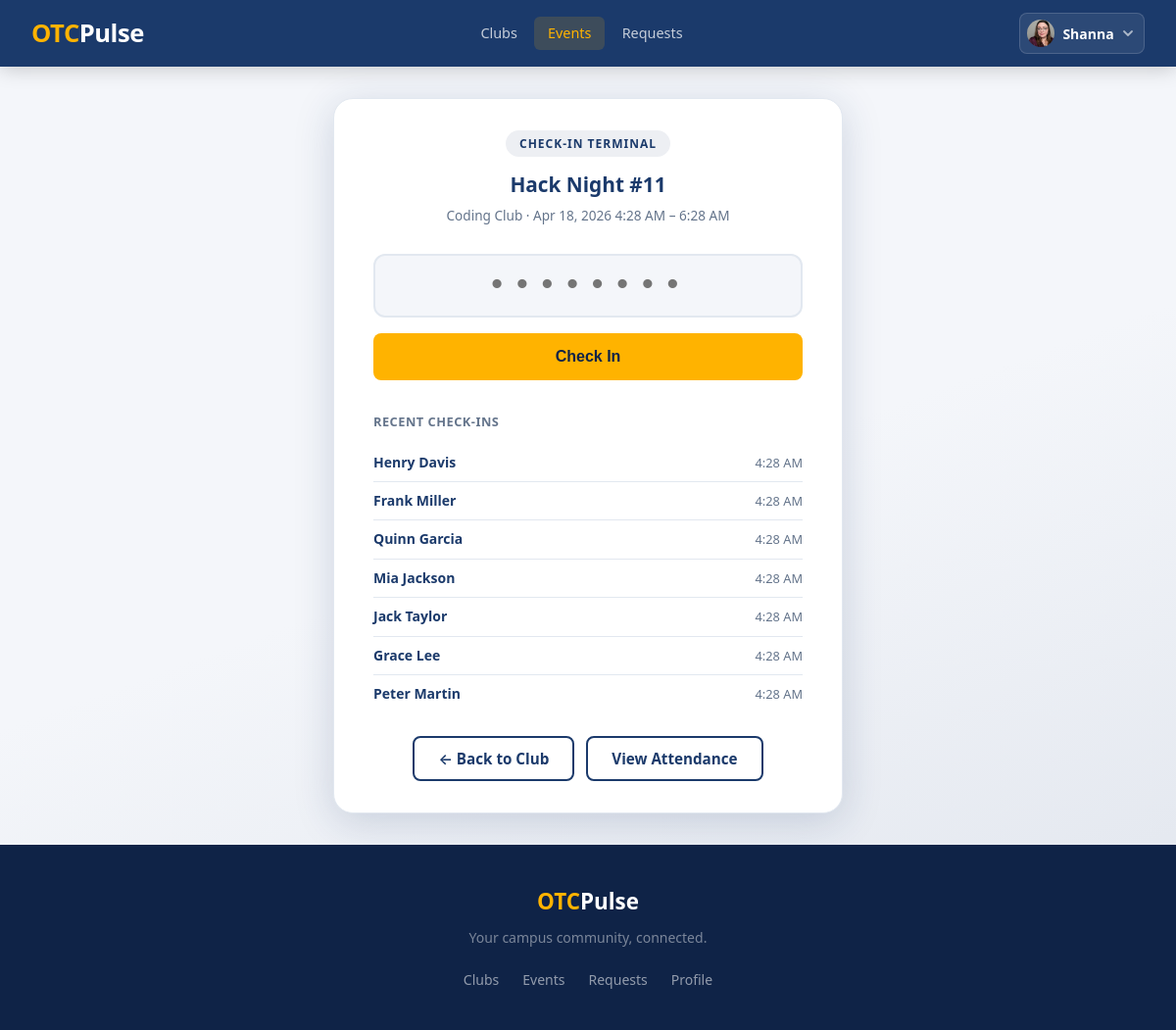
The page /clubs/events/18/terminal/ (signed in) on the database its author committed.
### account/models.py (models this page shows, shortened)
class Profile(models.Model):
    user = models.OneToOneField(
        settings.AUTH_USER_MODEL,
        on_delete=models.CASCADE
    )
    otc_email = models.EmailField(
        unique=True,
        validators=[validate_otc_email]
    )
    points = models.IntegerField(default=0)
    class Role(models.TextChoices):
        ADMIN = 'ADMIN','Student Engagement'
        ADVISOR = 'ADVISOR','Faculty Advisor'
        LEAD = 'LEAD','Club Officer'
        STUDENT = 'STUDENT','Student'
    role = models.CharField(
        max_length=10,
        choices=Role.choices,
        default=Role.STUDENT,
    )
    image = models.ImageField(upload_to='profile_images/', null=True, blank=True)
    checkin_token = models.UUIDField(default=uuid.uuid4, unique=True, editable=False)
    short_code = models.CharField(max_length=8, unique=True, blank=True)

### clubhouse/models.py (models this page shows, shortened)
class Event(models.Model):
    class Status(models.TextChoices):
        DRAFT = 'DRAFT', 'Draft'
        SUBMITTED = 'SUBMITTED', 'Submitted'
        APPROVED = 'APPROVED', 'Approved'
        PUBLISHED = 'PUBLISHED', 'Published'
    title = models.CharField(max_length=50)
    status = models.CharField(max_length=10, choices=Status.choices, default=Status.DRAFT)
    start_time = models.DateTimeField()
    end_time = models.DateTimeField()
    club = models.ForeignKey(
        Club,
        related_name='events',
        on_delete=models.CASCADE,
    )
    location = models.ForeignKey(
        Location,
        related_name='events',
        on_delete=models.SET_NULL,
        null=True,
        blank=True,
    )
    token = models.UUIDField(default=uuid.uuid4, unique=True, editable=False)
    point_value=models.IntegerField(default=10)

class Club(models.Model):
    name = models.CharField(max_length=50)
    advisors = models.ManyToManyField(
        Profile,
        related_name='faculty_advisor',
        blank=True,
    )
    officers = models.ManyToManyField(
        Profile,
        related_name='club_officer',
        blank=True,
    )
    description = models.TextField()
    members = models.ManyToManyField(
        Profile,
        related_name ='club_member',
        blank=True,
    )
    slug = models.SlugField(max_length=60, unique=True, blank=True)
    emoji = models.CharField(max_length=10, blank=True, default='🏛️')
    image = models.ImageField(upload_to='club_images/', null=True, blank=True)
    officer_applicants = models.ManyToManyField(
        Profile,
        related_name='officer_applications',
        blank=True,
    )
    approved = models.BooleanField(default=False)
    denied = models.BooleanField(default=False)
    pending_advisor_name = models.CharField(max_length=100, blank=True, default='')
    pending_advisor_email = models.EmailField(blank=True, default='')

class Attendance(models.Model):
    event = models.ForeignKey(Event, on_delete=models.CASCADE, related_name='attendees')
    user = models.ForeignKey(settings.AUTH_USER_MODEL, on_delete=models.CASCADE)
    checked_in_at = models.DateTimeField(auto_now_add=True)
    class Meta:
        unique_together = ('event', 'user')

### clubhouse/views.py (the view, shortened to what this page needs)
# urls.py: path('events/<int:pk>/terminal/', views.event_checkin_terminal, name='event_checkin_terminal'),
@login_required
def event_checkin_terminal(request, pk):
    from account.models import Profile
    from django.db.models import F
    event = get_object_or_404(Event, pk=pk)
    if not _can_edit_club(request.user.profile, event.club):
        raise PermissionDenied
    result = None
    student_name = None
    recent = event.attendees.select_related('user').order_by('-checked_in_at')[:10]
    return render(request, 'clubhouse/event_checkin_terminal.html', {
        'event': event,
        'result': result,
        'student_name': student_name,
        'recent': recent,
        'section': 'clubhouse',
    })

### clubhouse/views.py (called while the page is built)
def _can_edit_club(profile, club):
    return (
        club.officers.filter(pk=profile.pk).exists() or
        club.advisors.filter(pk=profile.pk).exists() or
        profile.role == profile.Role.ADMIN
    )

### clubhouse/templates/clubhouse/event_checkin_terminal.html (shortened to what this page needs)
{% extends 'base.html' %}
{% block content %}
<div class="terminal-page">
    <div class="terminal-card">
        <span class="terminal-badge">Check-in Terminal</span>
        <p class="terminal-event-name">{{ event.title }}</p>
        <p class="terminal-event-meta">
            {{ event.club.name }} &middot; {{ event.start_time|date:"M j, Y g:i A" }} – {{ event.end_time|date:"g:i A" }}
        </p>
        <form method="post" id="checkin-form">
            <input
                type="text"
                name="code"
                id="code-input"
                class="terminal-input"
                maxlength="8"
                placeholder="••••••••"
                autofocus
                autocomplete="off"
                autocorrect="off"
                spellcheck="false"
            >
            <button type="submit" class="btn btn-primary terminal-submit">
                Check In
            </button>
        </form>
        {% if recent %}
        <div class="recent-list">
            <h3>Recent check-ins</h3>
            {% for entry in recent %}
            <div class="recent-row">
                <span class="recent-name">{{ entry.user.get_full_name }}</span>
                <span class="recent-time">{{ entry.checked_in_at|date:"g:i A" }}</span>
            </div>
            {% endfor %}
        </div>
        {% endif %}
        <div class="terminal-actions">
            <a href="{% url 'clubhouse:club_detail' event.club.slug %}" class="btn btn-secondary">← Back to Club</a>
            <a href="{% url 'clubhouse:event_attendance' event.pk %}" class="btn btn-secondary">View Attendance</a>
        </div>
    </div>
</div>
{% endblock %}

### templates/base.html (shortened to what this page needs)
<!DOCTYPE html>
<html lang="en">
<head>
    {% load static %}
    <link rel="stylesheet" href="{% static 'css/main.css' %}">
</head>
<body>
    <header class="site-header">
        <nav class="nav-container">
            <a href="/" class="nav-brand">
                <span class="brand-otc">OTC</span><span class="brand-engage">Pulse</span>
            </a>
            {% if user.is_authenticated %}
            <div class="nav-main-links">
                <a href="{% url 'clubhouse:club_list' %}"  class="nav-link {% if request.resolver_match.app_name == 'clubhouse' and 'club' in request.resolver_match.url_name %}nav-link-active{% endif %}">Clubs</a>
                <a href="{% url 'clubhouse:event_list' %}" class="nav-link {% if request.resolver_match.app_name == 'clubhouse' and 'event' in request.resolver_match.url_name %}nav-link-active{% endif %}">Events</a>
                <a href="{% url 'bulletin_board:request_list' %}" class="nav-link {% if request.resolver_match.app_name == 'bulletin_board' %}nav-link-active{% endif %}">Requests</a>
            </div>
            {% endif %}
            <div class="nav-links">
                {% if user.is_authenticated %}
                    <div class="nav-avatar-wrap" id="nav-avatar-wrap">
                        <button class="nav-avatar-btn" id="nav-avatar-btn" aria-expanded="false" aria-label="Account menu">
                            {% if user.profile.image %}
                                <img src="{{ user.profile.image.url }}" alt="{{ user.username }}" class="nav-avatar-img">
                            {% else %}
                                <span class="nav-avatar-initials">{{ user.first_name|first|upper }}{{ user.last_name|first|upper }}</span>
                            {% endif %}
                            <span class="nav-avatar-name">{{ user.first_name|default:user.username }}</span>
                            <svg class="nav-chevron" width="12" height="12" viewBox="0 0 12 12" fill="none">
                                <path d="M2 4l4 4 4-4" stroke="currentColor" stroke-width="1.8" stroke-linecap="round" stroke-linejoin="round"/>
                            </svg>
                        </button>
                    </div>
                {% else %}
                    <a href="{% url 'account:login' %}" class="nav-link">Log In</a>
                    <a href="{% url 'account:register' %}" class="btn btn-primary nav-cta">Get Started</a>
                {% endif %}
            </div>
        </nav>
    </header>
    <main>
        {% block content %}{% endblock %}
    </main>
    <footer class="site-footer">
        <div class="footer-inner">
            <div class="footer-brand">
                <span class="brand-otc">OTC</span><span class="brand-engage">Pulse</span>
            </div>
            <p class="footer-tagline">Your campus community, connected.</p>
            {% if user.is_authenticated %}
            <div class="footer-links">
                <a href="{% url 'clubhouse:club_list' %}">Clubs</a>
                <a href="{% url 'clubhouse:event_list' %}">Events</a>
                <a href="{% url 'bulletin_board:request_list' %}">Requests</a>
                <a href="{% url 'account:profile' %}">Profile</a>
            </div>
            {% else %}
            <div class="footer-links">
                <a href="{% url 'account:login' %}">Log In</a>
                <a href="{% url 'account:register' %}">Register</a>
            </div>
            {% endif %}
        </div>
    </footer>
</body>
</html>

### rows shown on the page
Event: title "Hack Night #11", club.name "Coding Club", start_time "Apr 18, 2026 4:28 AM", end_time "6:28 AM"
Attendance: user.get_full_name "Henry Davis", checked_in_at "4:28 AM"
Attendance: user.get_full_name "Frank Miller", checked_in_at "4:28 AM"
Attendance: user.get_full_name "Quinn Garcia", checked_in_at "4:28 AM"
Attendance: user.get_full_name "Mia Jackson", checked_in_at "4:28 AM"
Attendance: user.get_full_name "Jack Taylor", checked_in_at "4:28 AM"
Attendance: user.get_full_name "Grace Lee", checked_in_at "4:28 AM"
Attendance: user.get_full_name "Peter Martin", checked_in_at "4:28 AM"

### other values the page prints
{{ user.first_name|default:user.username }} "Shanna"
